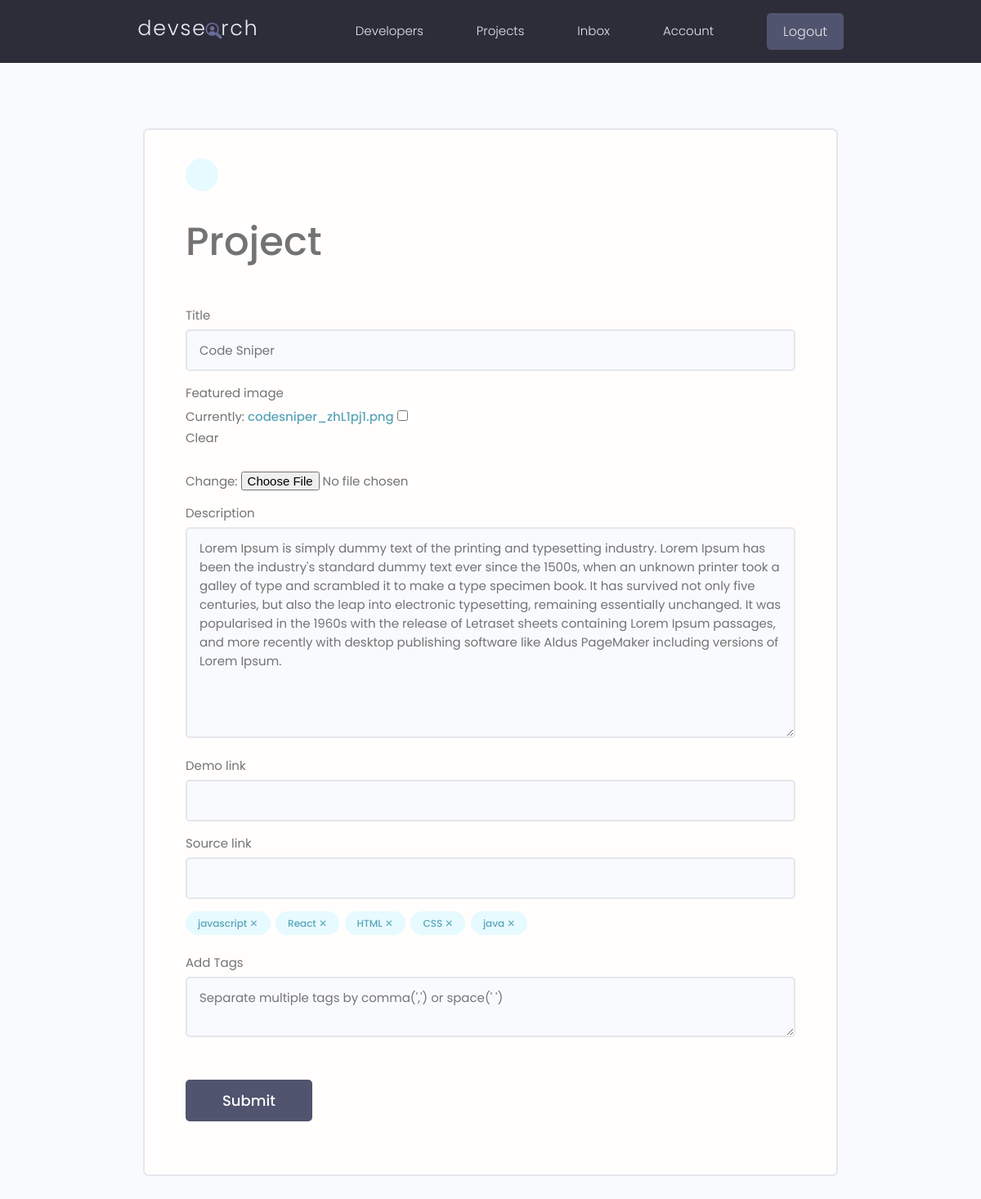
/projects/update-project/51f35083-2604-458a-aefb-5950d7d131e4 (signed in), run on the app's committed database.
### projects/models.py (models this page shows, shortened)
class Project(models.Model):
    owner = models.ForeignKey(Profile,on_delete=models.CASCADE,null=True,blank=True)
    title = models.CharField(max_length=200)
    description = models.TextField(null=True,blank=True)
    featured_image = models.ImageField(null=True,blank=True, default='default.jpg')
    demo_link = models.CharField(max_length=2000, null=True,blank=True)
    source_link = models.CharField(max_length=2000, null=True,blank=True)
    tags = models.ManyToManyField('Tag',blank=True) #anotherway: tag = models.ManyToManyField(Tag,null=True)
    vote_total = models.IntegerField(default=0,null=True,blank=True)
    vote_ratio = models.IntegerField(default=0,null=True,blank=True)
    created = models.DateTimeField(auto_now_add=True)
    id = models.UUIDField(default=uuid.uuid4,unique=True,primary_key=True,editable=False)
    class Meta:
        ordering = ['-vote_ratio','-vote_total','title']      #desc: ['-created']

class Tag(models.Model):
    name = models.CharField(max_length=200)
    created = models.DateTimeField(auto_now_add=True)
    id = models.UUIDField(default=uuid.uuid4,unique=True,primary_key=True,editable=False)

### projects/views.py (the view, shortened to what this page needs)
# urls.py: path('update-project/<str:val>', views.updateproject, name='updateproject'),
@login_required(login_url='login')
def updateproject(req,val):
    prof = req.user.profile
    proj = prof.project_set.get(id=val)
    form = ProjectForm(instance=proj)
    cntxt = {'form': form ,'proj':proj}
    return render(req,'projects/project_form.html', cntxt)

### projects/forms.py
class ProjectForm(ModelForm):
    class Meta:
        model = Project
        fields = ['title' ,'featured_image','description','demo_link','source_link'] #anotherway: fields = '__all__'
    def __init__(self,*args,**kwargs):
        super(ProjectForm,self).__init__(*args,**kwargs)
        for fieldname,field in self.fields.items():
            field.widget.attrs.update({'class':'input'})

### projects/templates/projects/project_form.html (shortened to what this page needs)
{% extends 'main.html' %}
{% block conten %}
<main class="formPage my-xl">
    <div class="content-box">
        <div class="formWrapper">
            <a class="backButton" href="{% url 'account' %}"></a>
            <br>
            <h1>Project</h1>
            <br>
            <form class="form" method="POST" enctype="multipart/form-data">
                {% for field in form %}
                <div class="form__field">
                    <label for="formInput#text">{{field.label}}</label>
                    {{field}}
                </div>
                {% endfor %}
                <div class="form__field">
                    {% for tag in proj.tags.all %}
                        <div class="projecttag tag tag--pill tag--main" data-projectid="{{proj.id}}" data-tagid="{{tag.id}}">
                        {{tag.name}} &#10005;
                        </div>
                    {% endfor %}
                </div>
                <div class="form__field">
                    <label for="addtags">Add Tags</label>
                    <textarea name="addtags" class="input" placeholder="Separate multiple tags by comma(',') or space(' ')"></textarea>
                </div>
                <input class="btn btn--sub btn--lg  my-md" type="submit" value="Submit" />
            </form>
        </div>
    </div>
</main>
{% endblock conten %}

### static/styles/app.css (style rules this page uses)
:root { --color-sub: #2d2d39; }
.btn--sub { background-color: var(--color-sub-light); }
.content-box { width: 95%; max-width: 85rem; margin: 0 auto; }
.backButton { background: var(--color-main-light); color: var(--color-main); width: 4rem; height: 4rem; display: flex; align-items: center; justify-content: center; border-radius: 50%; }
.formPage .formWrapper { list-style: none; background: var(--color-white); padding: 3.5rem 5rem; border: 2px solid var(--color-light); border-radius: 0.7rem; }

### static/uikit/styles/modules/_variables.css (style rules this page uses)
:root { --color-main: #5aa5b9; --color-main-light: #e6faff; --color-sub: #3f4156; --color-sub-light: #51546e; --color-sub-lighter: #ededfd; --color-text: #737373; --color-gray: #8b8b8b; --color-light: #e5e7eb; --color-light-gray: #767676; --color-bg: #f8fafd; --color-white: #fffefd; --color-white-light: #f3f3f3; --color-success: #359e64; --color-success-bg: #def8e8; --color-error: #fc4b0b; --color-error-bg: #fff2ee; --font-base: 'Poppins', arial, helvetica, 'Segoe UI', roboto, ubuntu, sans-serif; --font-monospace: 'Fira Code', 'Courier New', courier, monospace; --font-regular: 300; --font-medium: 500; --font-bold: 700; --generic-shadow: 1px 1px 5px #00000010; --generic-transition: all 0.3s ease-in-out; }

### static/uikit/styles/modules/_base.css (style rules this page uses)
* { margin: 0; padding: 0; box-sizing: border-box; text-rendering: optimizeLegibility; color: inherit; font-size: inherit; }
html { font-size: 50%; }
@media only screen and (min-width: 480px) { html { font-size: 56.25%; } }
@media only screen and (min-width: 1200px) { html { font-size: 62.5%; } }
body { line-height: 1.6; font-weight: 400; font-size: 1.5rem; color: var(--color-text); background-color: var(--color-bg); min-height: 100vh; }

### static/uikit/styles/modules/_typography.css (style rules this page uses)
* { font-family: var(--font-base); }
h1 { font-size: 4.8rem; font-weight: var(--font-medium); }
a { padding-bottom: 2px; text-decoration: none; display: inline-block; color: var(--color-main); font-weight: var(--font-medium); }

### static/uikit/styles/modules/_utilities.css (style rules this page uses)
.my-md { margin: 3rem auto; }
.my-xl { margin: 8rem auto; }

### static/uikit/styles/modules/_button.css (style rules this page uses)
.btn { display: inline-block; position: relative; cursor: pointer; background-color: var(--color-light); font-weight: var(--font-medium); color: var(--color-sub); text-decoration: none; padding: 1rem 2rem; border-radius: 0.5rem; border: none; width: -webkit-fit-content; width: -moz-fit-content; width: fit-content; height: -webkit-fit-content; height: -moz-fit-content; height: fit-content; font-size: 1.6rem; outline-width: 0; outline-color: transparent; -webkit-backface-visibility: hidden; backface-visibility: hidden; transition: all 0.3s ease-in-out; }
.btn--sub { background-color: var(--color-sub); color: var(--color-white); }
.btn--lg { font-size: 1.8rem; padding: 1.2rem 4.5rem; }

### static/uikit/styles/modules/_form.css (style rules this page uses)
.form { display: block; }
.form__field { margin-top: 1.5rem; margin-bottom: 1.5rem; }
.form__label, .form__field > label { display: block; margin-bottom: 0.5rem; color: var(--color-text); }
input.input[type='text'], input.input[type='email'], input.input[type='password'], input.input[type='number'], textarea.input { min-width: 24rem; width: 100%; padding: 1.2rem 1.5rem; border-radius: 0.5rem; border: 2px solid var(--color-light); transition: all 0.3s ease-in-out; background-color: var(--color-bg); }

### static/uikit/styles/modules/_tag.css (style rules this page uses)
.tag { display: inline-flex; align-items: center; background-color: var(--color-sub); height: -webkit-fit-content; height: -moz-fit-content; height: fit-content; width: -webkit-fit-content; width: -moz-fit-content; width: fit-content; border-radius: 0.5rem; padding: 0.5rem 1.5rem; font-size: 1.2rem; cursor: pointer; }
.tag:not(:last-child) { margin-right: 0.25rem; margin-bottom: 0.75rem; }
.tag--pill { border-radius: 5rem; }
.tag--main, .tag--main > small { background: var(--color-main-light); color: var(--color-main); font-weight: 500; }

### data on the page
Project: form "Code Sniper" "Lorem Ipsum is simply dummy text of the printing and typesetting industry. Lorem Ipsum has been the industry's standard dummy text ever since the 1500s, when an unknown printer took a galley of type and scrambled it to make a type specimen book. It has survived not only five centuries, but also the leap into electronic typesetting, remaining essentially unchanged. It was popularised in the 1960s with the release of Letraset sheets containing Lorem Ipsum passages, and more recently with desktop publishing software like Aldus PageMaker including versions of Lorem Ipsum."
Tag: name "javascript"
Tag: name "React"
Tag: name "HTML"
Tag: name "CSS"
Tag: name "java"

### other printed values
{{ field.label }} "Title" "Featured image" "Description" "Demo link" "Source link"
